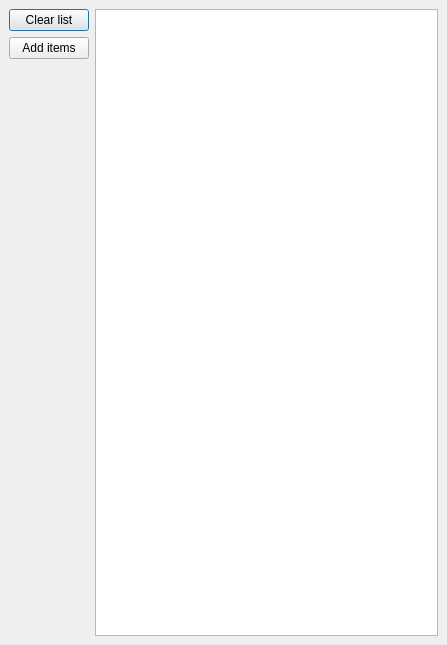
<?xml version="1.0" encoding="UTF-8"?>
<ui version="4.0">
 <class>DemoDialog</class>
 <widget class="QDialog" name="DemoDialog">
  <property name="geometry">
   <rect>
    <x>0</x>
    <y>0</y>
    <width>447</width>
    <height>645</height>
   </rect>
  </property>
  <property name="windowTitle">
   <string>PyQt5.uic Demo Dialog</string>
  </property>
  <layout class="QGridLayout">
   <property name="leftMargin">
    <number>9</number>
   </property>
   <property name="topMargin">
    <number>9</number>
   </property>
   <property name="rightMargin">
    <number>9</number>
   </property>
   <property name="bottomMargin">
    <number>9</number>
   </property>
   <property name="spacing">
    <number>6</number>
   </property>
   <item row="0" column="1">
    <widget class="QPushButton" name="button2">
     <property name="text">
      <string>Clear list</string>
     </property>
    </widget>
   </item>
   <item row="1" column="1">
    <widget class="QPushButton" name="button1">
     <property name="text">
      <string>Add items</string>
     </property>
    </widget>
   </item>
   <item row="0" column="3" rowspan="3">
    <widget class="QListWidget" name="list"/>
   </item>
  </layout>
 </widget> 
 <resources/>
  
 <connections>

 </connections>
 
</ui>
